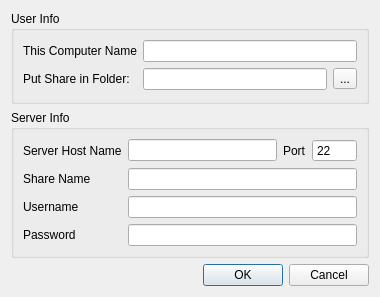
<?xml version="1.0" encoding="UTF-8"?>
<ui version="4.0">
 <class>initDialog</class>
 <widget class="QDialog" name="initDialog">
  <property name="geometry">
   <rect>
    <x>0</x>
    <y>0</y>
    <width>380</width>
    <height>297</height>
   </rect>
  </property>
  <property name="windowTitle">
   <string>Setup Shared Folder</string>
  </property>
  <layout class="QVBoxLayout" name="verticalLayout">
   <item>
    <widget class="QGroupBox" name="groupBox">
     <property name="title">
      <string>User Info</string>
     </property>
     <layout class="QFormLayout" name="formLayout">
      <property name="fieldGrowthPolicy">
       <enum>QFormLayout::AllNonFixedFieldsGrow</enum>
      </property>
      <item row="0" column="0">
       <widget class="QLabel" name="label">
        <property name="text">
         <string>This Computer Name</string>
        </property>
       </widget>
      </item>
      <item row="0" column="1">
       <widget class="QLineEdit" name="nameField"/>
      </item>
      <item row="1" column="0">
       <widget class="QLabel" name="label_8">
        <property name="toolTip">
         <string>Folder to put the shared folder into.</string>
        </property>
        <property name="text">
         <string>Put Share in Folder:</string>
        </property>
       </widget>
      </item>
      <item row="1" column="1">
       <layout class="QHBoxLayout" name="horizontalLayout">
        <item>
         <widget class="QLineEdit" name="folderField">
          <property name="toolTip">
           <string>Folder to put the shared folder into.</string>
          </property>
          <property name="inputMethodHints">
           <set>Qt::ImhUrlCharactersOnly</set>
          </property>
          <property name="readOnly">
           <bool>true</bool>
          </property>
         </widget>
        </item>
        <item>
         <widget class="QToolButton" name="folderSelectButton">
          <property name="text">
           <string>...</string>
          </property>
         </widget>
        </item>
       </layout>
      </item>
     </layout>
    </widget>
   </item>
   <item>
    <widget class="QGroupBox" name="groupBox_2">
     <property name="title">
      <string>Server Info</string>
     </property>
     <layout class="QFormLayout" name="formLayout_2">
      <property name="fieldGrowthPolicy">
       <enum>QFormLayout::AllNonFixedFieldsGrow</enum>
      </property>
      <item row="0" column="0">
       <widget class="QLabel" name="label_3">
        <property name="text">
         <string>Server Host Name</string>
        </property>
       </widget>
      </item>
      <item row="0" column="1">
       <layout class="QHBoxLayout" name="horizontalLayout_2">
        <item>
         <widget class="QLineEdit" name="hostField">
          <property name="inputMethodHints">
           <set>Qt::ImhPreferLowercase</set>
          </property>
         </widget>
        </item>
        <item>
         <widget class="QLabel" name="label_4">
          <property name="text">
           <string>Port</string>
          </property>
         </widget>
        </item>
        <item>
         <widget class="QSpinBox" name="portField">
          <property name="buttonSymbols">
           <enum>QAbstractSpinBox::NoButtons</enum>
          </property>
          <property name="maximum">
           <number>99999</number>
          </property>
          <property name="value">
           <number>22</number>
          </property>
         </widget>
        </item>
       </layout>
      </item>
      <item row="1" column="0">
       <widget class="QLabel" name="label_7">
        <property name="text">
         <string>Share Name</string>
        </property>
       </widget>
      </item>
      <item row="1" column="1">
       <widget class="QLineEdit" name="sharenameField"/>
      </item>
      <item row="2" column="0">
       <widget class="QLabel" name="label_5">
        <property name="text">
         <string>Username</string>
        </property>
       </widget>
      </item>
      <item row="2" column="1">
       <widget class="QLineEdit" name="usernameField">
        <property name="inputMethodHints">
         <set>Qt::ImhDialableCharactersOnly</set>
        </property>
       </widget>
      </item>
      <item row="3" column="0">
       <widget class="QLabel" name="label_6">
        <property name="text">
         <string>Password</string>
        </property>
       </widget>
      </item>
      <item row="3" column="1">
       <widget class="QLineEdit" name="passwordField">
        <property name="echoMode">
         <enum>QLineEdit::Password</enum>
        </property>
       </widget>
      </item>
     </layout>
    </widget>
   </item>
   <item>
    <widget class="QDialogButtonBox" name="buttonBox">
     <property name="orientation">
      <enum>Qt::Horizontal</enum>
     </property>
     <property name="standardButtons">
      <set>QDialogButtonBox::Cancel|QDialogButtonBox::Ok</set>
     </property>
    </widget>
   </item>
  </layout>
 </widget>
 <resources/>
 <connections>
  <connection>
   <sender>buttonBox</sender>
   <signal>accepted()</signal>
   <receiver>initDialog</receiver>
   <slot>accept()</slot>
   <hints>
    <hint type="sourcelabel">
     <x>248</x>
     <y>254</y>
    </hint>
    <hint type="destinationlabel">
     <x>157</x>
     <y>274</y>
    </hint>
   </hints>
  </connection>
  <connection>
   <sender>buttonBox</sender>
   <signal>rejected()</signal>
   <receiver>initDialog</receiver>
   <slot>reject()</slot>
   <hints>
    <hint type="sourcelabel">
     <x>316</x>
     <y>260</y>
    </hint>
    <hint type="destinationlabel">
     <x>286</x>
     <y>274</y>
    </hint>
   </hints>
  </connection>
 </connections>
</ui>
